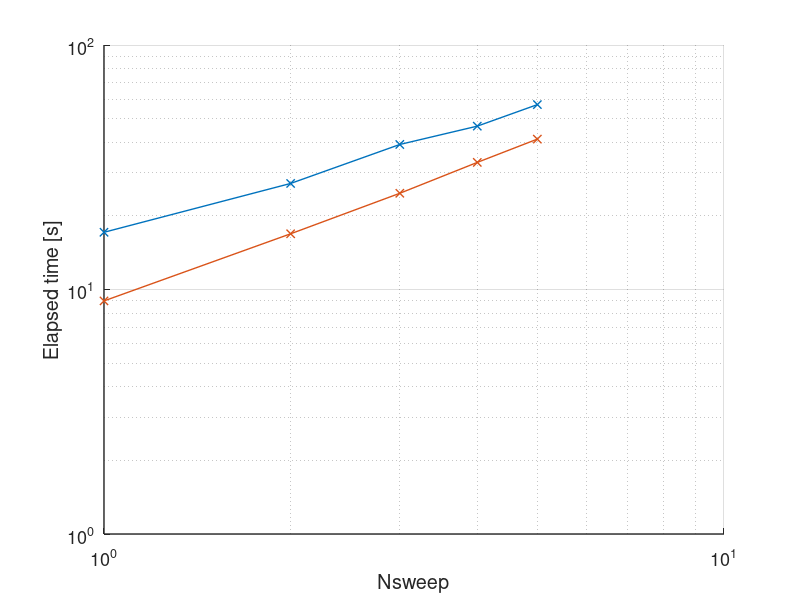

The MATLAB source for this figure:

%Elapsed time: 10.3s, CPU time: 385.2s, Avg # of cores: 37.4
%Elapsed time: 17.25s, CPU time: 674.9s, Avg # of cores: 39.12
%Elapsed time: 24.51s, CPU time: 970.3s, Avg # of cores: 39.59

% Elapsed time: 4.69s, CPU time: 181s, Avg # of cores: 38.58
% Elapsed time: 8.95s, CPU time: 351.5s, Avg # of cores: 39.27
% Elapsed time: 13.11s, CPU time: 514.9s, Avg # of cores: 39.28

puri = [17.14,27.15,39.19,46.57,57.04];
XTRG =[8.981,16.9,24.75,33.1,41.22];
Nsweep = (1:5);
figure; 
hold on 
plot(Nsweep, puri, '-x','LineWidth',1);
plot(Nsweep, XTRG, '-x','LineWidth',1);

hold off
set(gca,'XScale','log','YScale','log','FontSize',13,'LineWidth',1)
grid on;
%title('Purification');
xlabel('Nsweep')
ylabel('Elapsed time [s]');